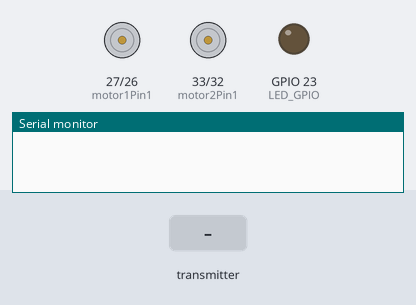
The sketch below on a simulated ESP32. Parts: motor-driver pin pairs drawn as motors (green arrow = first pin HIGH = forward, orange = second pin HIGH = backward, longer = more drive, scaled by the enable pin), output pins drawn as LEDs (lit = HIGH), the last lines printed to the serial monitor. Dashed ring = blinking. Inputs (shaded band) come from the test bench. At 8.4 s the program puts the board to deep sleep or switches it off; the recording ends there.

Above: at 1.2 s.
1.3 s: the transmitter starts sending activateLED = 1
At 3.1 s:
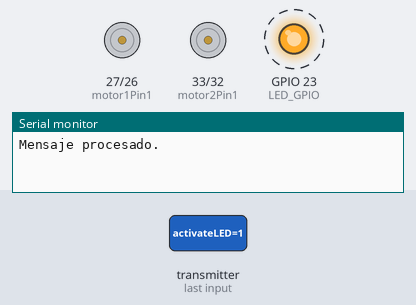
4.3 s: the transmitter starts sending activateMotorA = 1
At 5.1 s:
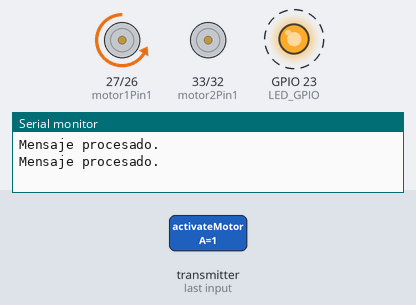
7.3 s: the transmitter starts sending activateMotorB = 1
At 8.1 s:
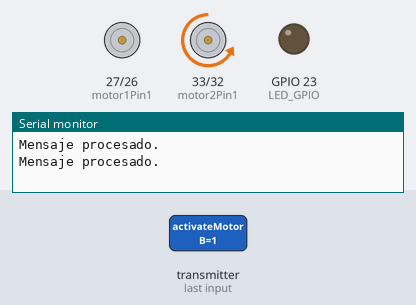
Timing chart, 0 to 8.4 s (numbered marks = the images above; inputs shaded):
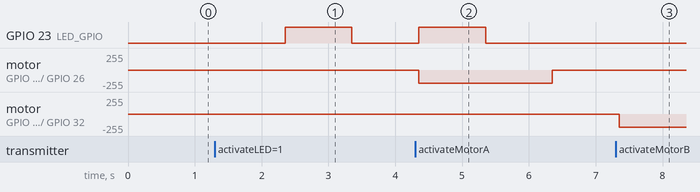

Measured:
- after the input at 1.3 s, GPIO 23 (LED_GPIO): LOW → HIGH after 1.1 s, → LOW 1.0 s later
- after the input at 4.3 s, motor on GPIO 27 (motor1Pin1) / GPIO 26 (motor1Pin2): stopped → backward 200/255 after 0.05 s, → stopped 2.0 s later
- after the input at 7.3 s, motor on GPIO 33 (motor2Pin1) / GPIO 32 (motor2Pin2): stopped → backward 200/255 after 0.05 s

The sketch:

actuadores.ino
```cpp
/**
 * @file actuadores.ino
 * @brief Control de actuadores (motores y LED) mediante ESP-NOW en un ESP32 usando FreeRTOS.
 *
 * Este programa recibe comandos mediante ESP-NOW y ejecuta tareas
 * para activar motores y un LED, evitando activaciones múltiples el mismo día.
 *
 * @author Briyith Guacas y Karol Palechor
 * @date 2025-06-11
 */

#include <Arduino.h>
#include <esp_now.h>
#include <WiFi.h>
#include <esp_sleep.h>
#include <freertos/FreeRTOS.h>
#include <freertos/task.h>  // Librería para FreeRTOS

// Pines de los motores y LED
/** @brief Pines del ventilador */
int motor1Pin1 = 27;
int motor1Pin2 = 26;
int enable1Pin = 14;

/** @brief Pines de la bomba de agua */
int motor2Pin1 = 33;
int motor2Pin2 = 32;
int enable2Pin = 15;

/** @brief Pin del LED */
#define LED_GPIO 23

/** @brief Ciclo de trabajo para el control de velocidad PWM */
int dutyCycle = 200;

/**
 * @brief Estructura del mensaje recibido o enviado.
 */
typedef struct struct_message {
  bool activateMotorA; ///< Indica si se debe activar el motor A
  bool activateMotorB; ///< Indica si se debe activar el motor B
  bool activateLED;    ///< Indica si se debe activar el LED
  int daySent;         ///< Día en que se envió el mensaje
} struct_message;

struct_message incomingMessage;
struct_message confirmationMessage;

/** @brief Dirección MAC del transmisor */
uint8_t transmitterMac[6];

// Variables para evitar múltiples activaciones por día (almacenadas en RTC)
RTC_DATA_ATTR int lastDayMotorA = -1;
RTC_DATA_ATTR int lastDayMotorB = -1;
RTC_DATA_ATTR int lastDayLED = -1;
RTC_DATA_ATTR TickType_t lastAttemptMotorA = 0;
RTC_DATA_ATTR TickType_t lastAttemptMotorB = 0;
RTC_DATA_ATTR TickType_t lastAttemptLED = 0;

/** @brief Intervalo mínimo entre intentos (2 segundos) */
const TickType_t RETRY_INTERVAL_TICKS = pdMS_TO_TICKS(2 * 1000);

/**
 * @brief Tarea para mover el motor 1.
 */
void moveMotor1(void *pvParameters) {
  digitalWrite(motor1Pin1, LOW);
  digitalWrite(motor1Pin2, HIGH);
  analogWrite(enable1Pin, dutyCycle);
  vTaskDelay(2000 / portTICK_PERIOD_MS);
  digitalWrite(motor1Pin1, LOW);
  digitalWrite(motor1Pin2, LOW);
  analogWrite(enable1Pin, 0);

  confirmationMessage = {true, false, false, lastDayMotorA};
  esp_now_send(transmitterMac, (uint8_t*)&confirmationMessage, sizeof(confirmationMessage));
  vTaskDelay(2000 / portTICK_PERIOD_MS);
  esp_sleep_enable_timer_wakeup(5 * 1000000);
  esp_deep_sleep_start();
  vTaskDelete(NULL);
}

/**
 * @brief Tarea para mover el motor 2.
 */
void moveMotor2(void *pvParameters) {
  digitalWrite(motor2Pin1, LOW);
  digitalWrite(motor2Pin2, HIGH);
  analogWrite(enable2Pin, dutyCycle);
  vTaskDelay(2000 / portTICK_PERIOD_MS);
  digitalWrite(motor2Pin1, LOW);
  digitalWrite(motor2Pin2, LOW);
  analogWrite(enable2Pin, 0);

  confirmationMessage = {false, true, false, lastDayMotorB};
  esp_now_send(transmitterMac, (uint8_t*)&confirmationMessage, sizeof(confirmationMessage));
  vTaskDelay(2000 / portTICK_PERIOD_MS);
  esp_sleep_enable_timer_wakeup(5 * 1000000);
  esp_deep_sleep_start();
  vTaskDelete(NULL);
}

/**
 * @brief Tarea para parpadear el LED.
 */
void blinkLED(void *pvParameters) {
  for (int i = 0; i < 2; i++) {
    digitalWrite(LED_GPIO, HIGH);
    Serial.println("Mensaje procesado.");
    vTaskDelay(1000 / portTICK_PERIOD_MS);
    digitalWrite(LED_GPIO, LOW);
    vTaskDelay(1000 / portTICK_PERIOD_MS);
  }

  confirmationMessage = {false, false, true, lastDayLED};
  esp_now_send(transmitterMac, (uint8_t*)&confirmationMessage, sizeof(confirmationMessage));
  vTaskDelay(2000 / portTICK_PERIOD_MS);
  esp_sleep_enable_timer_wakeup(5 * 1000000);
  esp_deep_sleep_start();
  vTaskDelete(NULL);
}

/**
 * @brief Callback que se ejecuta al recibir datos por ESP-NOW.
 *
 * @param info Información del emisor.
 * @param incomingData Datos recibidos.
 * @param len Longitud de los datos.
 */
void OnDataRecv(const esp_now_recv_info_t * info, const uint8_t *incomingData, int len) {
  memcpy(&incomingMessage, incomingData, sizeof(incomingMessage));
  memcpy(transmitterMac, info->des_addr, sizeof(transmitterMac));

  int today = incomingMessage.daySent;
  TickType_t now = xTaskGetTickCount();

  if (incomingMessage.activateMotorA && lastDayMotorA != today && (now - lastAttemptMotorA >= RETRY_INTERVAL_TICKS)) {
    xTaskCreate(moveMotor1, "MotorA", 2048, NULL, 1, NULL);
    lastDayMotorA = today;
    lastAttemptMotorA = now;
  }

  if (incomingMessage.activateMotorB && lastDayMotorB != today && (now - lastAttemptMotorB >= RETRY_INTERVAL_TICKS)) {
    xTaskCreate(moveMotor2, "MotorB", 2048, NULL, 1, NULL);
    lastDayMotorB = today;
    lastAttemptMotorB = now;
  }

  if (incomingMessage.activateLED && lastDayLED != today && (now - lastAttemptLED >= RETRY_INTERVAL_TICKS)) {
    xTaskCreate(blinkLED, "LED", 2048, NULL, 1, NULL);
    lastDayLED = today;
    lastAttemptLED = now;
  }
}

/**
 * @brief Función de inicialización del ESP32.
 */
void setup() {
  Serial.begin(115200);

  pinMode(motor1Pin1, OUTPUT);
  pinMode(motor1Pin2, OUTPUT);
  pinMode(enable1Pin, OUTPUT);
  pinMode(motor2Pin1, OUTPUT);
  pinMode(motor2Pin2, OUTPUT);
  pinMode(enable2Pin, OUTPUT);
  pinMode(LED_GPIO, OUTPUT);

  WiFi.mode(WIFI_STA);
  WiFi.disconnect();

  if (esp_now_init() != ESP_OK) {
    Serial.println("Error iniciando ESP-NOW");
    return;
  }

  esp_now_register_recv_cb(OnDataRecv);
}

/**
 * @brief Bucle principal (no se utiliza, las tareas hacen el trabajo).
 */
void loop() {
  // Todo se ejecuta en las tareas
}
```
